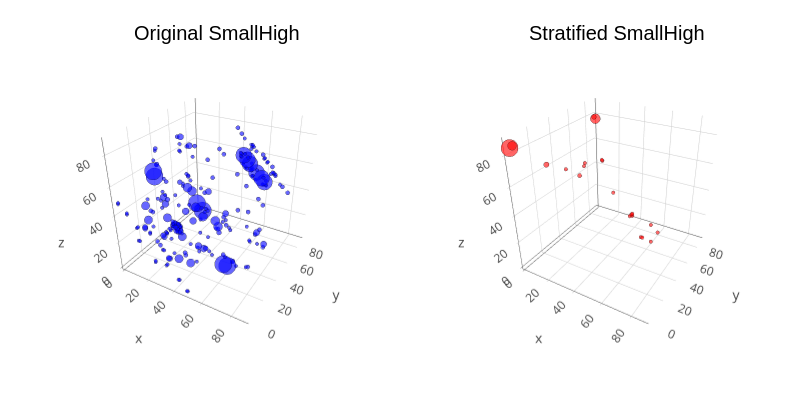

Notebook source saved alongside this figure:
### Code cell
process_high_school_hypergraph(90)
